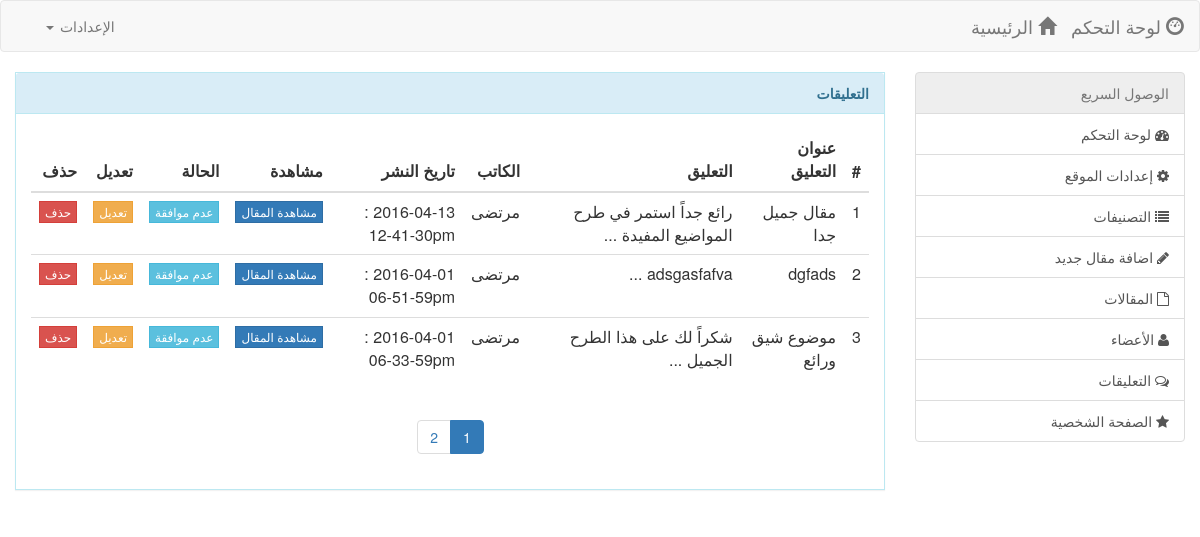
/admin-cp/comment.php (signed in), run on the app's committed database.
### tables this page shows
CREATE TABLE `comments` (
  `com_id` int(11) NOT NULL,
  `post_id` int(11) NOT NULL,
  `user_id` int(11) NOT NULL,
  `title` text NOT NULL,
  `comment` text NOT NULL,
  `status` text NOT NULL,
  `com_date` text NOT NULL
);

CREATE TABLE `users` (
  `user_id` int(11) NOT NULL,
  `username` text NOT NULL,
  `email` text NOT NULL,
  `password` text NOT NULL,
  `gender` text NOT NULL,
  `avatar` text NOT NULL,
  `about_user` text NOT NULL,
  `facebook` text NOT NULL,
  `twitter` text NOT NULL,
  `youtube` text NOT NULL,
  `reg_date` text NOT NULL,
  `role` text NOT NULL
);

### admin-cp/comment.php (the view, shortened to what this page needs)
<?php
	include_once("inc/header.php");
	include_once("inc/sidebar.php");
?>
	<article class="col-lg-9">
		<div class="panel panel-info">
		  <div class="panel-heading"><b>التعليقات</b></div>
		  <div class="panel-body">
		<table class="table table-hover">
			<thead>
				<tr>
					<th>#</th>
					<th>عنوان التعليق</th>
					<th>التعليق</th>
					<th>الكاتب</th>
					<th>تاريخ النشر</th>
					<th>مشاهدة</th>
					<th>الحالة</th>
					<th>تعديل</th>
					<th>حذف</th>
				</tr>
			</thead>
			<tbody>
			<?php
				$per_page = 5;
				if(!isset($_GET['page'])){
					$page = 1;
				}else{
					$page = (int)$_GET['page'];
				}
				$start_from = ($page-1) * $per_page;
				$posts = mysqli_query($conn, "SELECT * FROM `comments` c INNER JOIN `users` u WHERE c.user_id = u.user_id ORDER BY `com_id` DESC LIMIT $start_from , $per_page");
				$num = 1;
				while($post = mysqli_fetch_assoc($posts)){
					echo '
						<tr>
							<td>'.$num.'</td>
							<td>'.substr($post['title'],0,200).'</td>
							<td>'.substr($post['comment'],0,350).' ...</td>
							<td>'.$post['username'].'</td>
							<td>'.$post['com_date'].'</td>
							<td><a href="../post.php?id='.$post['post_id'].'" class="btn btn-primary btn-xs" target="_blank">مشاهدة المقال</a></td>
							<td>'.($post['status'] == 'dreft' ? '<a href="comment.php?status=published&post='.$post['com_id'].'&page='.$page.'" class="btn btn-success btn-xs">موافقة</a>' : '<a href="comment.php?status=dreft&post='.$post['com_id'].'&page='.$page.'" class="btn btn-info btn-xs">عدم موافقة</a>').'</td>
							<td><a href="edite-comment.php?post='.$post['com_id'].'" class="btn btn-warning btn-xs">تعديل</a></td>
							<td><a href="comment.php?delete='.$post['com_id'].'&page='.$page.'" class="btn btn-danger btn-xs">حذف</a></td>
						</tr>
					';
				$num++;
				}
			?>
			</tbody>
			</table>
			<?php
				$page_sql = mysqli_query($conn , "SELECT * FROM `comments`");
				$count_page = mysqli_num_rows($page_sql);
				$total_page = ceil($count_page / $per_page);
			?>
			<nav class="text-center">
				<ul class="pagination">
			<?php
				for($i = 1; $i <= $total_page; $i++){
					echo '<li '.($page == $i ? 'class="active"' : '').'><a href="comment.php?page='.$i.'">'.$i.'</a></li>';
				}
			?>
				</ul>
			</nav>
		  </div>
		</div>
	</article>
<?php
	include_once("inc/footer.php");
?>

### css/style.css (style rules this page uses)
.btn { border-radius: 0px; }
.panel { border-radius: 0px; }

### data on the page
comments: title "مقال جميل جدا", comment "رائع جداً استمر في طرح المواضيع المفيدة", user.username "مرتضى", com_date "2016-04-13 : 12-41-30pm"
comments: title "dgfads", user.username "مرتضى", com_date "2016-04-01 : 06-51-59pm"
comments: title "موضوع شيق ورائع", comment "شكراً لك على هذا الطرح الجميل", user.username "مرتضى", com_date "2016-04-01 : 06-33-59pm"
